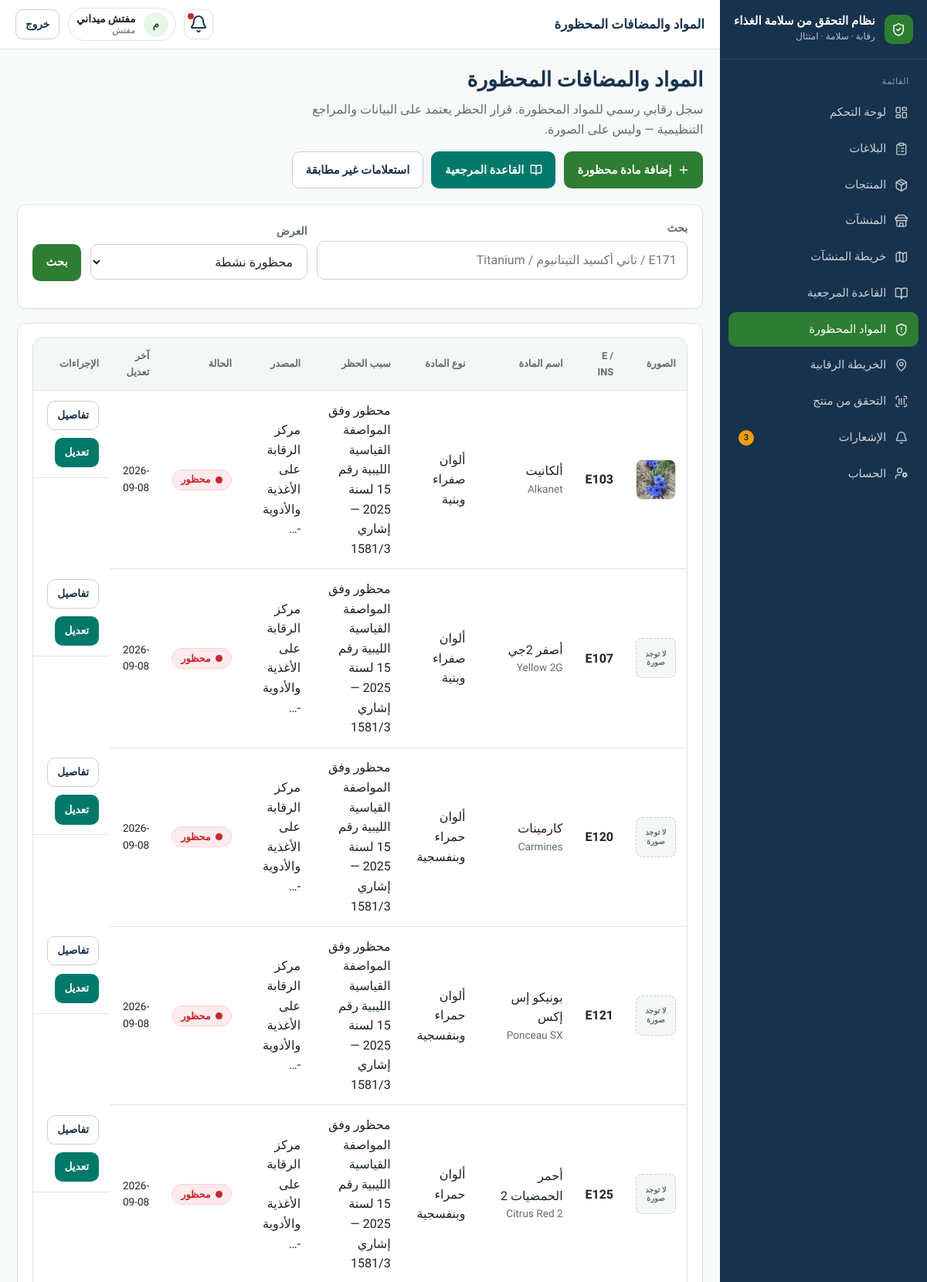
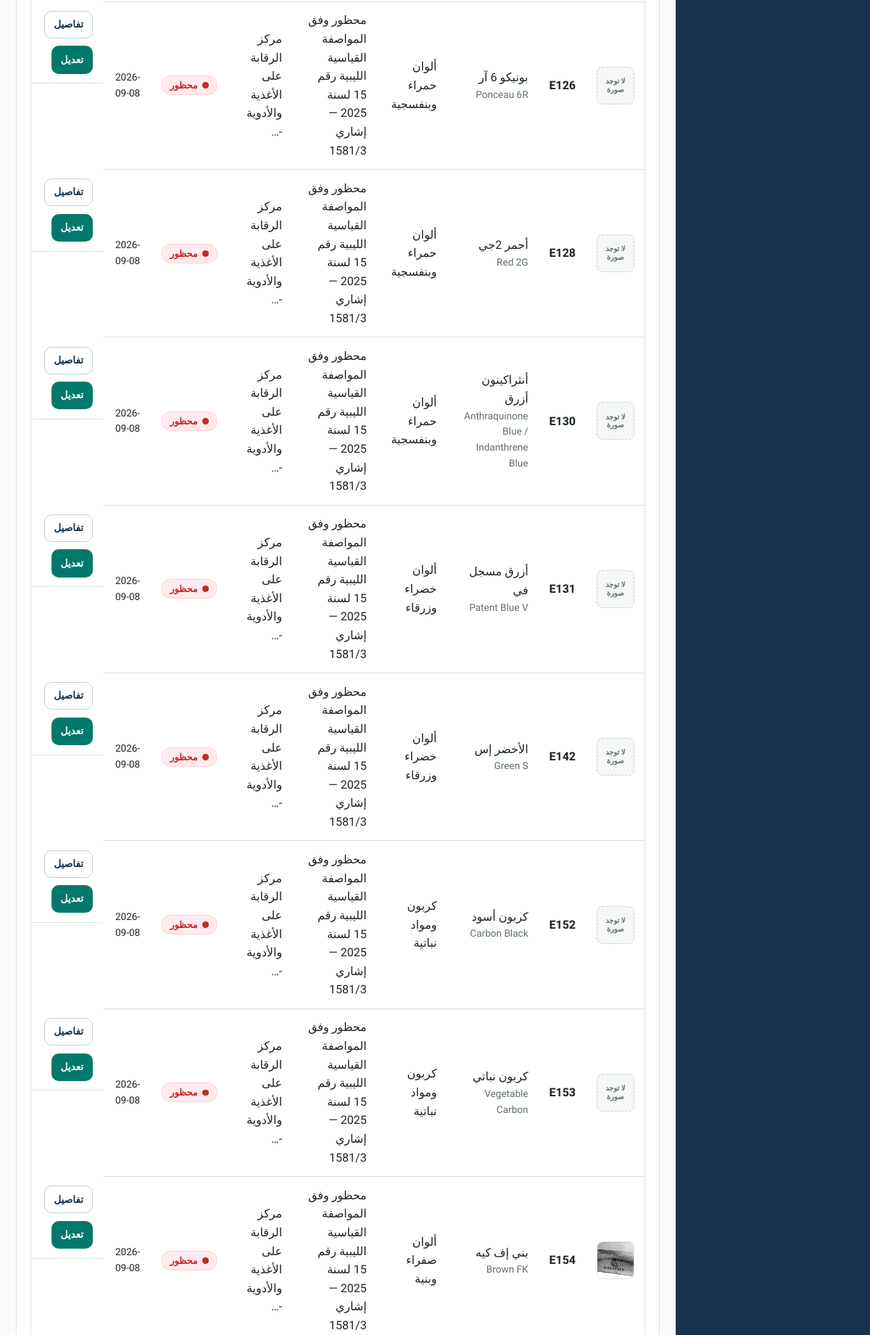
/ingredients/banned/ (signed in, upper part), run on the app's committed database (2 pictures, top to bottom).
### apps/accounts/models.py (models this page shows, shortened)
class User(AbstractUser):
    id = models.UUIDField(primary_key=True, default=uuid.uuid4, editable=False)
    full_name = models.CharField("الاسم الكامل", max_length=150, blank=True)
    phone = models.CharField("الهاتف", max_length=20, blank=True, null=True, unique=True)
    role = models.CharField(
        max_length=32,
        choices=Role.choices,
        default=Role.USER,
        db_index=True,
    )
    preferred_language = models.CharField(
        max_length=2,
        choices=[("ar", "العربية"), ("en", "English")],
        default="ar",
    )
    is_active = models.BooleanField(default=True)
    class Meta:
        verbose_name = "مستخدم"
        verbose_name_plural = "المستخدمون"
        ordering = ["-date_joined"]
    @property
    def can_manage_ingredients(self):
        return self.role in {Role.ADMIN, Role.INSPECTOR}

### apps/ingredients/models.py (models this page shows, shortened)
class Ingredient(models.Model):
    class RiskLevel(models.TextChoices):
        LOW = "LOW", "منخفض"
        MEDIUM = "MEDIUM", "متوسط"
        HIGH = "HIGH", "مرتفع"
    class SafetyStatus(models.TextChoices):
        APPROVED = "APPROVED", "معتمد"
        RESTRICTED = "RESTRICTED", "مقيد"
        PROHIBITED = "PROHIBITED", "محظور"
        UNDER_REVIEW = "UNDER_REVIEW", "قيد المراجعة"
        INACTIVE = "INACTIVE", "غير نشط"
    class DataOrigin(models.TextChoices):
        LOCAL = "LOCAL", "بيانات محلية"
        REFERENCE = "REFERENCE", "مرتبط بمرجع معياري"
    id = models.UUIDField(primary_key=True, default=uuid.uuid4, editable=False)
    name_ar = models.CharField("اسم المادة", max_length=200, db_index=True)
    name_en = models.CharField("الاسم بالإنجليزية", max_length=200, db_index=True)
    scientific_name = models.CharField(max_length=200, blank=True)
    e_number = models.CharField("رقم E / INS", max_length=20, blank=True, null=True, db_index=True)
    cas_number = models.CharField("CAS Number", max_length=40, blank=True, null=True, db_index=True)
    category = models.CharField("نوع المادة", max_length=100, blank=True)
    risk_level = models.CharField(max_length=10, choices=RiskLevel.choices, default=RiskLevel.HIGH)
    safety_status = models.CharField(
        "حالة المادة",
        max_length=20,
        choices=SafetyStatus.choices,
        default=SafetyStatus.PROHIBITED,
    )
    description = models.TextField(blank=True)
    reason = models.TextField("سبب الحظر", blank=True)
    notes = models.TextField("ملاحظات", blank=True)
    regulatory_status = models.CharField(max_length=200, blank=True)
    source = models.CharField("مصدر / مرجع الحظر", max_length=255, blank=True)
    reference_url = models.URLField(blank=True)
    image = models.ImageField("صورة المادة", upload_to="ingredients/", blank=True, null=True)
    data_origin = models.CharField(
        max_length=20,
        choices=DataOrigin.choices,
        default=DataOrigin.LOCAL,
        db_index=True,
    )
    reference_additive = models.ForeignKey(
        "reference.ReferenceAdditive",
        on_delete=models.SET_NULL,
        null=True,
        blank=True,
        related_name="local_ingredients",
    )
    last_updated = models.DateField(null=True, blank=True)
    created_by = models.ForeignKey(
        "accounts.User",
        on_delete=models.SET_NULL,
        null=True,
        blank=True,
        related_name="ingredients_created",
    )
    updated_by = models.ForeignKey(
        "accounts.User",
        on_delete=models.SET_NULL,
        null=True,
        blank=True,
        related_name="ingredients_updated",
    )
    created_at = models.DateTimeField(auto_now_add=True)
    updated_at = models.DateTimeField(auto_now=True)
    class Meta:
        ordering = ["e_number", "name_en"]

### apps/ingredients/views.py (the view, shortened to what this page needs)
# urls.py: path("banned/", views.banned_list, name="banned"),
@login_required
def banned_list(request):
    q = request.GET.get("q", "").strip()
    qs = Ingredient.objects.filter(
        safety_status__in=[
            Ingredient.SafetyStatus.PROHIBITED,
            Ingredient.SafetyStatus.UNDER_REVIEW,
            Ingredient.SafetyStatus.INACTIVE,
        ]
    ).select_related("created_by", "updated_by", "reference_additive")
    show = request.GET.get("show", "active")
    if show == "active":
        qs = qs.filter(safety_status=Ingredient.SafetyStatus.PROHIBITED)
    page = Paginator(qs.order_by("e_number"), 20).get_page(request.GET.get("page"))
    return render(
        request,
        "ingredients/banned.html",
        {
            "page_obj": page,
            "q": q,
            "show": show,
            "can_manage": _can_manage(request.user),
        },
    )

### apps/core/context_processors.py (called while the page is built)
def _item(label, url_name, icon, match_prefixes=None):
    return {
        "label": label,
        "url_name": url_name,
        "icon": icon,
        "match_prefixes": match_prefixes or [],
    }

### apps/ingredients/views.py (called while the page is built)
def _can_manage(user) -> bool:
    return user.is_authenticated and user.can_manage_ingredients

### templates/ingredients/banned.html (shortened to what this page needs)
{% extends "base.html" %}
{% block topbar_title %}المواد والمضافات المحظورة{% endblock %}
{% block content %}
<div class="page-header">
  <div>
    <h1>المواد والمضافات المحظورة</h1>
    <p class="lead">سجل رقابي رسمي للمواد المحظورة. قرار الحظر يعتمد على البيانات والمراجع التنظيمية — وليس على الصورة.</p>
  </div>
  {% if can_manage %}
  <div class="actions">
    <a class="btn btn-primary" href="{% url 'ingredients:banned_create' %}"><i data-lucide="plus"></i> إضافة مادة محظورة</a>
    <a class="btn btn-teal" href="{% url 'reference:catalog' %}"><i data-lucide="book-open"></i> القاعدة المرجعية</a>
    <a class="btn btn-secondary" href="{% url 'ingredients:unmatched' %}">استعلامات غير مطابقة</a>
  </div>
  {% endif %}
</div>
<section class="card panel">
  <form method="get" class="filters" style="grid-template-columns:1fr auto auto">
    <div>
      <label>بحث</label>
      <input type="search" name="q" value="{{ q }}" placeholder="E171 / ثاني أكسيد التيتانيوم / Titanium">
    </div>
    <div>
      <label>العرض</label>
      <select name="show">
        <option value="active" {% if show == "active" %}selected{% endif %}>محظورة نشطة</option>
      </select>
    </div>
    <div><button class="btn btn-primary" type="submit">بحث</button></div>
  </form>
</section>
<section class="card">
  <div class="table-wrap">
    <table class="table">
      <thead>
        <tr>
          <th style="width:72px">الصورة</th>
          <th>E / INS</th>
          <th>اسم المادة</th>
          <th>نوع المادة</th>
          <th>سبب الحظر</th>
          <th>المصدر</th>
          <th>الحالة</th>
          <th>آخر تعديل</th>
          <th>الإجراءات</th>
        </tr>
      </thead>
      <tbody>
        {% for i in page_obj %}
        <tr>
          <td>
            {% if i.image %}
              <img src="{{ i.image.url }}" alt="" class="material-thumb">
            {% else %}
              <div class="material-placeholder" title="لا توجد صورة">لا توجد صورة</div>
            {% endif %}
          </td>
          <td><strong>{{ i.e_number|default:"—" }}</strong></td>
          <td>
            {{ i.name_ar }}
            <div class="muted small">{{ i.name_en }}</div>
          </td>
          <td>{{ i.category|default:"—" }}</td>
          <td>{{ i.reason|truncatechars:70 }}</td>
          <td>{{ i.source|truncatechars:36 }}</td>
          <td>
            {% if i.safety_status == "PROHIBITED" %}
              {% include "partials/status_badge.html" with code="UNSAFE" label=i.get_safety_status_display %}
            {% elif i.safety_status == "UNDER_REVIEW" %}
              {% include "partials/status_badge.html" with code="UNDER_REVIEW" label=i.get_safety_status_display %}
            {% else %}
              {% include "partials/status_badge.html" with code="PENDING" label=i.get_safety_status_display %}
            {% endif %}
          </td>
          <td class="small">{{ i.updated_at|date:"Y-m-d" }}</td>
          <td class="actions">
            <a class="btn btn-secondary btn-sm" href="{% url 'ingredients:detail' i.id %}">تفاصيل</a>
            {% if can_manage %}
              <a class="btn btn-teal btn-sm" href="{% url 'ingredients:banned_edit' i.id %}">تعديل</a>
            {% endif %}
          </td>
        </tr>
        {% endfor %}
      </tbody>
    </table>
  </div>
</section>
{% endblock %}

### templates/base.html (shortened to what this page needs)
{% load static %}
<!DOCTYPE html>
<html lang="ar" dir="rtl">
<head>
  <link rel="stylesheet" href="{% static 'css/design-system.css' %}">
</head>
<body class="{% block body_class %}{% endblock %}">
{% if use_app_shell %}
  <div class="app-shell">
    <aside class="sidebar" id="sidebar">
      <a class="sidebar-brand" href="{% url 'core:home' %}">
        <span class="brand-mark" aria-hidden="true"><i data-lucide="shield-check"></i></span>
        <span class="brand-text">
          <strong>{{ app_name_ar }}</strong>
          <span>رقابة · سلامة · امتثال</span>
        </span>
      </a>
      <nav class="sidebar-nav" aria-label="القائمة الرئيسية">
        <div class="nav-section">
          <div class="nav-section-title">القائمة</div>
          {% for item in nav_items %}
            <a class="nav-link {% if item.active %}active{% endif %}" href="{{ item.url }}">
              <i data-lucide="{{ item.icon }}"></i>
              <span>{{ item.label }}</span>
              {% if item.url_name == 'notifications:list' and unread_notifications %}
                <span class="nav-badge">{{ unread_notifications }}</span>
              {% endif %}
            </a>
          {% endfor %}
        </div>
      </nav>
    </aside>
    <div class="main-wrap">
      <header class="topbar">
        <div class="topbar-left">
          <div class="page-title-top">{% block topbar_title %}{{ app_name_ar }}{% endblock %}</div>
        </div>
        <div class="topbar-right">
          <a class="icon-btn" href="{% url 'notifications:list' %}" title="الإشعارات" aria-label="الإشعارات">
            <i data-lucide="bell"></i>
            {% if unread_notifications %}<span class="dot"></span>{% endif %}
          </a>
          <div class="user-chip">
            <span class="user-avatar">{{ user.full_name|default:user.username|make_list|first|upper }}</span>
            <span class="user-meta">
              <strong>{{ user.full_name|default:user.username }}</strong>
              <span>{{ user.get_role_display }}</span>
            </span>
          </div>
          <form method="post" action="{% url 'accounts:logout' %}">
            <button class="btn btn-secondary btn-sm" type="submit">خروج</button>
          </form>
        </div>
      </header>
{% endif %}
      <main class="content"{% if not use_app_shell %} style="max-width:1100px;margin:0 auto"{% endif %}>
        {% block content %}{% endblock %}
      </main>
{% if use_app_shell %}
    </div>
  </div>
{% else %}
  </div>
{% endif %}
</body>
</html>

### templates/partials/status_badge.html (shortened to what this page needs)
<span class="status-badge status-{{ code }}">
  <span class="dot" aria-hidden="true"></span>
  {{ label }}
</span>

### data on the page
User: full_name|make_list "م", full_name "مفتش ميداني", role "مفتش"
Ingredient: image (picture), e_number "E103", name_ar "ألكانيت", name_en "Alkanet", category "ألوان صفراء وبنية", reason "محظور وفق المواصفة القياسية الليبية رقم 15 لسنة 2025 — إشاري 1581/3", source "مركز الرقابة على الأغذية والأدوية -…", regulatory_status "محظور", updated_at "2026-09-08"
Ingredient: shows "لا توجد صورة", e_number "E107", name_ar "أصفر 2جي", name_en "Yellow 2G", category "ألوان صفراء وبنية", reason "محظور وفق المواصفة القياسية الليبية رقم 15 لسنة 2025 — إشاري 1581/3", source "مركز الرقابة على الأغذية والأدوية -…", regulatory_status "محظور", updated_at "2026-09-08"
Ingredient: shows "لا توجد صورة", e_number "E120", name_ar "كارمينات", name_en "Carmines", category "ألوان حمراء وبنفسجية", reason "محظور وفق المواصفة القياسية الليبية رقم 15 لسنة 2025 — إشاري 1581/3", source "مركز الرقابة على الأغذية والأدوية -…", regulatory_status "محظور", updated_at "2026-09-08"
Ingredient: shows "لا توجد صورة", e_number "E121", name_ar "بونيكو إس إكس", name_en "Ponceau SX", category "ألوان حمراء وبنفسجية", reason "محظور وفق المواصفة القياسية الليبية رقم 15 لسنة 2025 — إشاري 1581/3", source "مركز الرقابة على الأغذية والأدوية -…", regulatory_status "محظور", updated_at "2026-09-08"
Ingredient: shows "لا توجد صورة", e_number "E125", name_ar "أحمر الحمضيات 2", name_en "Citrus Red 2", category "ألوان حمراء وبنفسجية", reason "محظور وفق المواصفة القياسية الليبية رقم 15 لسنة 2025 — إشاري 1581/3", source "مركز الرقابة على الأغذية والأدوية -…", regulatory_status "محظور", updated_at "2026-09-08"
Ingredient: shows "لا توجد صورة", e_number "E126", name_ar "بونيكو 6 آر", name_en "Ponceau 6R", category "ألوان حمراء وبنفسجية", reason "محظور وفق المواصفة القياسية الليبية رقم 15 لسنة 2025 — إشاري 1581/3", source "مركز الرقابة على الأغذية والأدوية -…", regulatory_status "محظور", updated_at "2026-09-08"
Ingredient: shows "لا توجد صورة", e_number "E128", name_ar "أحمر 2جي", name_en "Red 2G", category "ألوان حمراء وبنفسجية", reason "محظور وفق المواصفة القياسية الليبية رقم 15 لسنة 2025 — إشاري 1581/3", source "مركز الرقابة على الأغذية والأدوية -…", regulatory_status "محظور", updated_at "2026-09-08"
Ingredient: shows "لا توجد صورة", e_number "E130", name_ar "أنثراكينون أزرق", name_en "Anthraquinone Blue / Indanthrene Blue", category "ألوان حمراء وبنفسجية", reason "محظور وفق المواصفة القياسية الليبية رقم 15 لسنة 2025 — إشاري 1581/3", source "مركز الرقابة على الأغذية والأدوية -…", regulatory_status "محظور", updated_at "2026-09-08"
Ingredient: shows "لا توجد صورة", e_number "E131", name_ar "أزرق مسجل في", name_en "Patent Blue V", category "ألوان خضراء وزرقاء", reason "محظور وفق المواصفة القياسية الليبية رقم 15 لسنة 2025 — إشاري 1581/3", source "مركز الرقابة على الأغذية والأدوية -…", regulatory_status "محظور", updated_at "2026-09-08"
Ingredient: shows "لا توجد صورة", e_number "E142", name_ar "الأخضر إس", name_en "Green S", category "ألوان خضراء وزرقاء", reason "محظور وفق المواصفة القياسية الليبية رقم 15 لسنة 2025 — إشاري 1581/3", source "مركز الرقابة على الأغذية والأدوية -…", regulatory_status "محظور", updated_at "2026-09-08"
Ingredient: shows "لا توجد صورة", e_number "E152", name_ar "كربون أسود", name_en "Carbon Black", category "كربون ومواد نباتية", reason "محظور وفق المواصفة القياسية الليبية رقم 15 لسنة 2025 — إشاري 1581/3", source "مركز الرقابة على الأغذية والأدوية -…", regulatory_status "محظور", updated_at "2026-09-08"
Ingredient: shows "لا توجد صورة", e_number "E153", name_ar "كربون نباتي", name_en "Vegetable Carbon", category "كربون ومواد نباتية", reason "محظور وفق المواصفة القياسية الليبية رقم 15 لسنة 2025 — إشاري 1581/3", source "مركز الرقابة على الأغذية والأدوية -…", regulatory_status "محظور", updated_at "2026-09-08"
Ingredient: image (picture), e_number "E154", name_ar "بني إف كيه", name_en "Brown FK", category "ألوان صفراء وبنية", reason "محظور وفق المواصفة القياسية الليبية رقم 15 لسنة 2025 — إشاري 1581/3", source "مركز الرقابة على الأغذية والأدوية -…", regulatory_status "محظور", updated_at "2026-09-08"

### other printed values
{{ app_name_ar }} "نظام التحقق من سلامة الغذاء"
{{ item.label }} "لوحة التحكم" "البلاغات" "المنتجات" "المنشآت" "خريطة المنشآت" "القاعدة المرجعية" "المواد المحظورة" "الخريطة الرقابية" "التحقق من منتج" "الإشعارات" "الحساب"
{{ unread_notifications }} "3"
